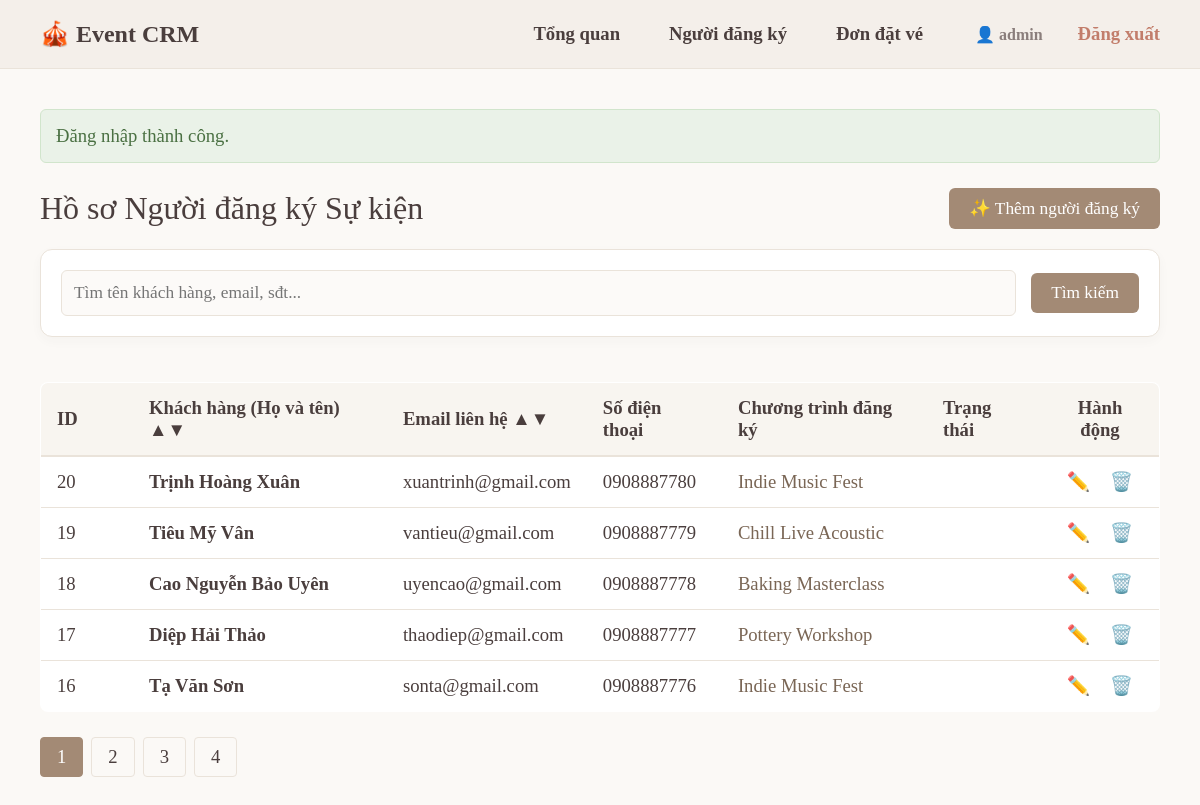
Page /registrants (signed in) on the earlier database version.
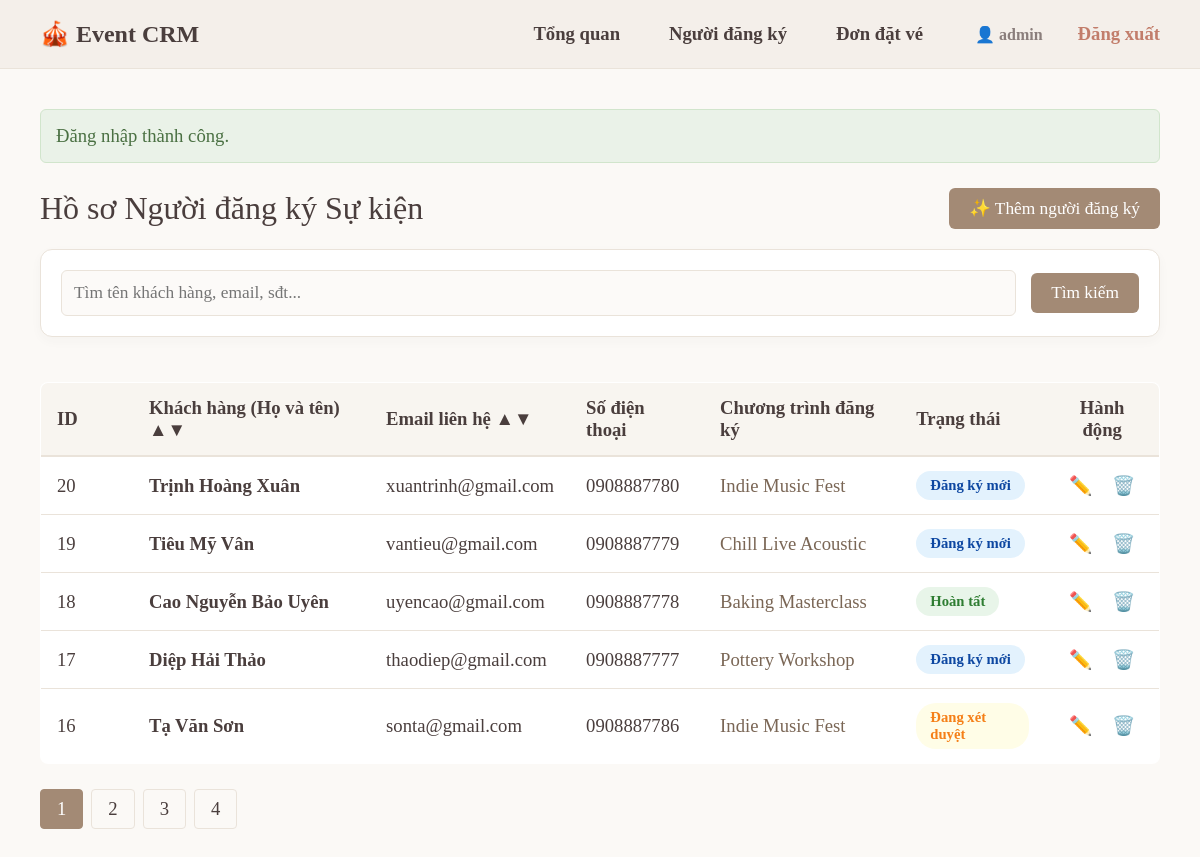
Same page on the later database version.
### tables this page shows
CREATE TABLE registrants (
    id INT AUTO_INCREMENT PRIMARY KEY,
    name VARCHAR(100) NOT NULL,
    email VARCHAR(150) NOT NULL,
    phone VARCHAR(30) NOT NULL,
    interested_event ENUM('Pottery Workshop', 'Baking Masterclass', 'Chill Live Acoustic', 'Indie Music Fest') NOT NULL,
    status ENUM('đăng ký mới', 'đã hủy', 'đang xét duyệt', 'hoàn tất') NOT NULL DEFAULT 'đăng ký mới',
    note TEXT,
    created_at DATETIME NOT NULL DEFAULT CURRENT_TIMESTAMP,
    updated_at DATETIME NULL ON UPDATE CURRENT_TIMESTAMP,
    UNIQUE KEY unique_registrant_email (email),
    INDEX idx_registrants_created_at (created_at),
    INDEX idx_registrants_status_event (status, interested_event)
);

### app/Core/helpers.php (called while the page is built, shortened)
<?php
function e(string $value): string
{
    return htmlspecialchars($value, ENT_QUOTES, 'UTF-8');
}
function render(string $view, array $data = [], string $layout = 'layouts/main'): void
{
    extract($data);
    require __DIR__ . '/../../Views/' . $view . '.php';
    $content = ob_get_clean();
    require __DIR__ . '/../../Views/' . $layout . '.php';
}
function partial(string $name, array $data = []): void
{
    extract($data);
    require __DIR__ . '/../../Views/partials/' . $name . '.php';
}
function get_flash(string $key): ?string
{
    if (empty($_SESSION['flash'][$key])) return null;
    $message = $_SESSION['flash'][$key];
    return $message;
}

### app/Controllers/RegistrantController.php (called while the page is built, shortened)
<?php
class RegistrantController
{
    public function index(): void
    {
        $data = $this->service->getList($_GET);
        render('registrants/index', ['title' => 'Quản lý người đăng ký Sự kiện'] + $data);
    }
}

### public/index.php (called while the page is built, shortened)
<?php
require_once __DIR__ . '/../app/Core/helpers.php';
require_once __DIR__ . '/../app/Core/Router.php';
require_once __DIR__ . '/../app/Repositories/RegistrantRepository.php';
require_once __DIR__ . '/../app/Services/RegistrantService.php';
require_once __DIR__ . '/../app/Controllers/RegistrantController.php';
require_once __DIR__ . '/../app/Controllers/RegistrationController.php';
$dbConfig = require __DIR__ . '/../config/database.php';
try {
    $pdo = Database::connect($dbConfig);
} catch (Exception $e) {
    die("Lỗi kết nối cơ sở dữ liệu: " . $e->getMessage());
}
$container = [];
$container[UserRepository::class] = new UserRepository($pdo);
$container[RegistrantRepository::class] = new RegistrantRepository($pdo);
$container[RegistrationRepository::class] = new RegistrationRepository($pdo);
$container[AuthService::class] = new AuthService($container[UserRepository::class]);
$container[RegistrantService::class] = new RegistrantService($container[RegistrantRepository::class]);
$container[RegistrationService::class] = new RegistrationService($container[RegistrationRepository::class]);
$container[HomeController::class] = new HomeController();
$container[AuthController::class] = new AuthController($container[AuthService::class]);
$container[DashboardController::class] = new DashboardController($container[RegistrantRepository::class], $container[RegistrationRepository::class]);
$container[RegistrantController::class] = new RegistrantController($container[RegistrantService::class]);
$container[RegistrationController::class] = new RegistrationController($container[RegistrationService::class]);
$container[HealthController::class] = new HealthController($pdo);
$router = new Router();
$router->add('GET', '/', [HomeController::class, 'index']);
$router->add('GET', '/login', [AuthController::class, 'login']);
$router->add('POST', '/login', [AuthController::class, 'handleLogin']);
$router->add('POST', '/logout', [AuthController::class, 'logout']);
$router->add('GET', '/dashboard', [DashboardController::class, 'index']);
$router->add('GET', '/registrants', [RegistrantController::class, 'index']);
$router->add('GET', '/registrants/create', [RegistrantController::class, 'create']);
$router->add('POST', '/registrants/store', [RegistrantController::class, 'store']);
$router->add('GET', '/registrants/edit', [RegistrantController::class, 'edit']);
$router->add('POST', '/registrants/update', [RegistrantController::class, 'update']);
$router->add('POST', '/registrants/delete', [RegistrantController::class, 'delete']);
$router->add('GET', '/registrations', [RegistrationController::class, 'index']);
$router->add('GET', '/registrations/create', [RegistrationController::class, 'create']);
$router->add('POST', '/registrations/store', [RegistrationController::class, 'store']);
$router->add('GET', '/registrations/edit', [RegistrationController::class, 'edit']);
$router->add('POST', '/registrations/update', [RegistrationController::class, 'update']);
$router->add('POST', '/registrations/delete', [RegistrationController::class, 'delete']);
$router->add('GET', '/health', [HealthController::class, 'index']);
$router->dispatch($_SERVER['REQUEST_METHOD'], $_SERVER['REQUEST_URI'], $container);

### app/Repositories/RegistrantRepository.php (called while the page is built, shortened)
<?php
class RegistrantRepository
{
    public function countAll(string $keyword = ''): int
    {
        $sql = "SELECT COUNT(*) AS total FROM registrants";
        $params = [];
        $stmt = $this->db->prepare($sql);
        $stmt->execute($params);
        return (int)($stmt->fetch()['total'] ?? 0);
    }
    public function getPaginated(string $keyword, int $limit, int $offset, string $sort, string $direction): array
    {
        $sql = "SELECT * FROM registrants";
        $params = [];
        $sql .= " ORDER BY {$sort} {$direction} LIMIT :limit OFFSET :offset";
        $stmt = $this->db->prepare($sql);
        $stmt->bindValue(':limit', $limit, PDO::PARAM_INT);
        $stmt->bindValue(':offset', $offset, PDO::PARAM_INT);
        $stmt->execute();
        return $stmt->fetchAll();
    }
}

### app/Services/RegistrantService.php (called while the page is built, shortened)
<?php
class RegistrantService
{
    public function getList(array $query): array
    {
        $keyword = trim($query['q'] ?? '');
        $page = max(1, (int)($query['page'] ?? 1));
        $perPage = 5;
        $allowedSort = ['id', 'name', 'email', 'created_at'];
        $sort = in_array($query['sort'] ?? '', $allowedSort, true) ? $query['sort'] : 'created_at';
        $direction = strtoupper($query['direction'] ?? '') === 'ASC' ? 'ASC' : 'DESC';
        $totalItems = $this->repo->countAll($keyword);
        $totalPages = max(1, (int)ceil($totalItems / $perPage));
        $offset = ($page - 1) * $perPage;
        return [
            'registrants' => $this->repo->getPaginated($keyword, $perPage, $offset, $sort, $direction),
            'keyword'     => $keyword,
            'page'        => $page,
            'totalPages'  => $totalPages,
            'totalItems'  => $totalItems,
            'sort'        => $sort,
            'direction'   => $direction
        ];
    }
}

### Views/registrants/index.php (the view, shortened to what this page needs)
<div style="display: flex; justify-content: space-between; align-items: center; margin-bottom: 20px;">
    <h1 style="border: none; padding: 0; margin: 0;">Hồ sơ Người đăng ký Sự kiện</h1>
    <a href="/registrants/create" class="btn">✨ Thêm người đăng ký</a>
</div>
<div class="card" style="padding: 20px; margin-bottom: 25px;">
    <form method="GET" action="/registrants" style="display: flex; gap: 15px; align-items: center;">
        <input type="text" name="q" class="form-control" placeholder="Tìm tên khách hàng, email, sđt..." value="<?= e($keyword) ?>" style="flex: 1; margin: 0;">
        <button type="submit" class="btn">Tìm kiếm</button>
    </form>
</div>
<div style="overflow-x: auto;">
    <table>
        <thead>
            <tr>
                <th style="width: 60px;">ID</th>
                <th><a href="/registrants?q=<?= e($keyword) ?>&sort=name&direction=<?= $sort === 'name' && $direction === 'ASC' ? 'DESC' : 'ASC' ?>" style="color: inherit; text-decoration: none;">Khách hàng (Họ và tên) ▲▼</a></th>
                <th><a href="/registrants?q=<?= e($keyword) ?>&sort=email&direction=<?= $sort === 'email' && $direction === 'ASC' ? 'DESC' : 'ASC' ?>" style="color: inherit; text-decoration: none;">Email liên hệ ▲▼</a></th>
                <th>Số điện thoại</th>
                <th>Chương trình đăng ký</th>
                <th>Trạng thái</th>
                <th style="text-align: center;">Hành động</th>
            </tr>
        </thead>
        <tbody>
            <?php if (empty($registrants)): ?>
                <tr><td colspan="7" style="text-align: center; color: var(--text-muted); padding: 30px;">Không tìm thấy dữ liệu phù hợp.</td></tr>
            <?php else: ?>
                <?php foreach ($registrants as $r): ?>
                    <tr>
                        <td><?= e((string)$r['id']) ?></td>
                        <td><strong><?= e($r['name']) ?></strong></td>
                        <td><?= e($r['email']) ?></td>
                        <td><?= e($r['phone']) ?></td>
                        <td><span style="color: #7A6655; font-weight: 500;"><?= e($r['interested_event']) ?></span></td>
                        <td>
                            <?php if ($r['status'] === 'đăng ký mới'): ?><span class="badge badge-blue">Đăng ký mới</span>
                            <?php elseif ($r['status'] === 'đã hủy'): ?><span class="badge badge-red">Đã hủy</span>
                            <?php elseif ($r['status'] === 'đang xét duyệt'): ?><span class="badge badge-yellow">Đang xét duyệt</span>
                            <?php elseif ($r['status'] === 'hoàn tất'): ?><span class="badge badge-green">Hoàn tất</span>
                            <?php endif; ?>
                        </td>
                        <td style="text-align: center;">
                            <a href="/registrants/edit?id=<?= e((string)$r['id']) ?>" style="color: var(--accent); font-weight: bold; text-decoration: none; margin-right: 15px;">✏️</a>
                            <form action="/registrants/delete" method="POST" style="display:inline;" onsubmit="return confirm('Xác nhận xoá hồ sơ khách hàng này?');">
                                <button type="submit" style="background:none; border:none; color:var(--danger); font-weight:bold; cursor:pointer; font-family:inherit; font-size:14pt; padding:0;">🗑️</button>
                            </form>
                        </td>
                    </tr>
                <?php endforeach; ?>
            <?php endif; ?>
        </tbody>
    </table>
</div>
<?php if ($totalPages > 1): ?>
    <div class="pagination">
        <?php for ($i = 1; $i <= $totalPages; $i++): ?>
            <a href="/registrants?page=<?= $i ?>&q=<?= e($keyword) ?>&sort=<?= e($sort) ?>&direction=<?= e($direction) ?>" class="<?= $page === $i ? 'active' : '' ?>"><?= $i ?></a>
        <?php endfor; ?>
    </div>
<?php endif; ?>

### app/Core/Router.php (shortened to what this page needs)
<?php
class Router
{
    private array $routes = [];
    public function add(string $method, string $path, array $handler): void
    {
        $this->routes[strtoupper($method)][$path] = $handler;
    }
    public function dispatch(string $method, string $uri, array $container): void
    {
        $path = parse_url($uri, PHP_URL_PATH);
        $method = strtoupper($method);
        [$class, $action] = $this->routes[$method][$path];
        if (isset($container[$class])) {
            $controllerInstance = $container[$class];
            $controllerInstance->$action();
        } else {
            throw new Exception("Class {$class} không tồn tại trong Service Container.");
        }
    }
}

### Views/layouts/main.php (shortened to what this page needs)
<!DOCTYPE html>
<html lang="vi">
<head>
</head>
<body>
    <?php partial('nav'); ?>
    <div class="container">
        <?php partial('flash'); ?>
        <?= $content ?>
    </div>
</body>
</html>

### Views/partials/nav.php
<header>
    <a href="/" class="logo">🎪 Event CRM</a>
    <nav>
        <?php if (isset($_SESSION['user_id'])): ?>
            <a href="/dashboard">Tổng quan</a>
            <a href="/registrants">Người đăng ký</a>
            <a href="/registrations">Đơn đặt vé</a>
            <span style="margin-left: 15px; color: var(--text-muted); font-size: 12pt;">
                👤 <strong><?= e($_SESSION['user_name']) ?></strong>
            </span>
            <form action="/logout" method="POST" style="display: inline; margin-left: 10px;">
                <button type="submit" style="background: none; border: none; color: var(--danger); font-weight: bold; cursor: pointer; font-family: inherit; font-size: 14pt; padding: 0;">Đăng xuất</button>
            </form>
        <?php else: ?>
            <a href="/login">🔑 Đăng nhập</a>
        <?php endif; ?>
    </nav>
</header>

### Views/partials/flash.php (shortened to what this page needs)
<?php
$success_msg = get_flash('success');
?>
<?php if ($success_msg): ?>
    <div class="alert alert-success">
        <?= e($success_msg) ?>
    </div>
<?php endif; ?>

### Views/layouts/main.php (style rules this page uses)
:root { --bg-main: #FBF9F6; --bg-navbar: #F4EFEA; --text-primary: #4A3E3D; --text-muted: #8A7E7C; --accent: #A38A75; --accent-hover: #8C7561; --border-color: #EAE3DA; --white: #FFFFFF; --success: #6E8A6B; --danger: #C27D6B; --warning: #D9A752; }
body { font-family: 'Times New Roman', Times, serif; font-size: 14pt; background-color: var(--bg-main); color: var(--text-primary); margin: 0; padding: 0; display: flex; flex-direction: column; min-height: 100vh; }
header { background-color: var(--bg-navbar); padding: 15px 40px; border-bottom: 1px solid var(--border-color); display: flex; justify-content: space-between; align-items: center; }
.logo { font-weight: bold; font-size: 18pt; color: var(--text-primary); text-decoration: none; }
nav { display: flex; align-items: center; gap: 25px; }
nav a { color: var(--text-primary); text-decoration: none; font-weight: bold; padding: 8px 12px; border-radius: 4px; transition: background 0.2s; }
.container { padding: 40px; max-width: 1200px; width: 100%; margin: 0 auto; box-sizing: border-box; flex: 1; }
.card { background: var(--white); border: 1px solid var(--border-color); padding: 30px; border-radius: 12px; box-shadow: 0 4px 12px rgba(74, 62, 61, 0.03); margin-bottom: 30px; }
h1 { color: var(--text-primary); font-size: 24pt; margin-top: 0; font-weight: normal; border-bottom: 1px solid var(--border-color); padding-bottom: 15px; margin-bottom: 25px; }
table { width: 100%; border-collapse: collapse; background: var(--white); border-radius: 8px; overflow: hidden; border: 1px solid var(--border-color); margin-top: 20px; }
th { background-color: #F8F5F0; padding: 14px 16px; text-align: left; font-weight: bold; color: var(--text-primary); border-bottom: 2px solid var(--border-color); }
td { padding: 14px 16px; border-bottom: 1px solid var(--border-color); }
.btn { background-color: var(--accent); color: var(--white); padding: 10px 20px; border: none; border-radius: 6px; text-decoration: none; cursor: pointer; display: inline-flex; align-items: center; font-size: 13pt; font-family: inherit; transition: background 0.2s; }
.badge { padding: 6px 14px; border-radius: 20px; font-size: 11pt; font-weight: bold; display: inline-block; }
.badge-blue { background-color: #E3F2FD; color: #0D47A1; }
.badge-yellow { background-color: #FFFDE7; color: #F57F17; }
.badge-green { background-color: #E8F5E9; color: #2E7D32; }
.form-control { width: 100%; padding: 12px; border: 1px solid var(--border-color); border-radius: 6px; font-size: 13pt; box-sizing: border-box; background-color: #FCFAF8; font-family: inherit; }
.alert { padding: 15px; margin-bottom: 25px; border-radius: 6px; border: 1px solid transparent; }
.alert-success { background-color: #EAF2E8; color: #4A7042; border-color: #D1E5CC; }
.pagination { margin-top: 25px; display: flex; gap: 8px; }
.pagination a { padding: 8px 16px; border: 1px solid var(--border-color); text-decoration: none; color: var(--text-primary); border-radius: 4px; }
.pagination a.active { background-color: var(--accent); color: var(--white); border-color: var(--accent); }

Differences in the rows shown:
changed registrants "Trịnh Hoàng Xuân": now shows "Đăng ký mới"
changed registrants "Tiêu Mỹ Vân": now shows "Đăng ký mới"
changed registrants "Cao Nguyễn Bảo Uyên": now shows "Hoàn tất"
changed registrants "Diệp Hải Thảo": now shows "Đăng ký mới"
changed registrants "Tạ Văn Sơn": phone "0908887776" → "0908887786"; now shows "Đang xét duyệt"
